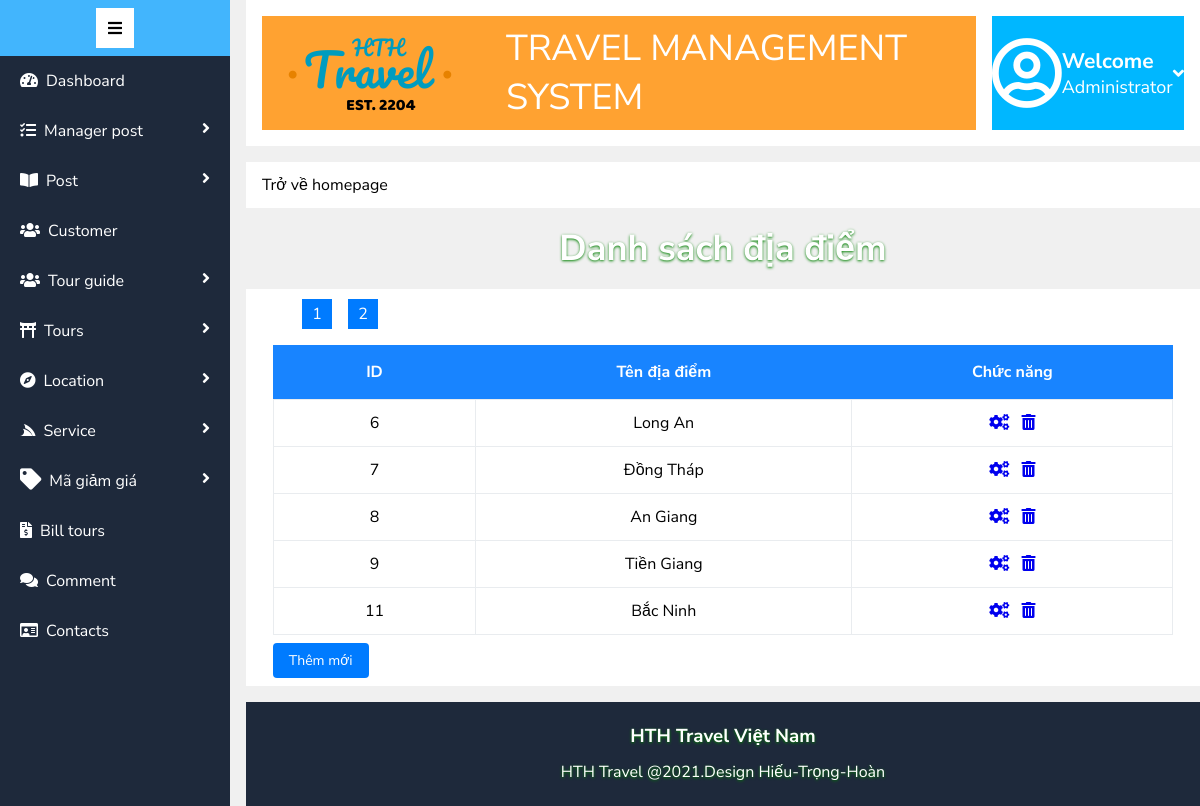
Page /admin/location/list_location.php on the committed database.
### tables this page shows
CREATE TABLE `location` (
  `id_location` int(11) NOT NULL COMMENT 'mã điạ danh',
  `name_location` varchar(255) NOT NULL COMMENT 'tên điạ danh',
  `description_location` varchar(2000) NOT NULL COMMENT 'mô tả\r\n',
  `img_location` varchar(255) NOT NULL
);

### admin/location/list_location.php (the view, shortened to what this page needs)
<!DOCTYPE html>
<html lang="en">
<head>
    <link rel="stylesheet" href="/duan1/asset/fonts/fontawesome-free-5.15.3-web/css/all.min.css">
    <link rel="stylesheet" href="/duan1/asset/css/css_admin/main.css">
</head>
<body>
    <div class="container">
        <div class="row">
            <div class="left">
                <?php require_once './../sidebar.php'; ?>
            </div>
            <div class="right">
                <?php require_once './../header.php'; ?>
                <div class="right-heading">
                    <h2>Danh sách địa điểm</h2>
                </div>
                <div class="right_body">
                    <table class="table">
                        <thead class="thead">
                            <tr>
                                <th>ID</th>
                                <th>Tên địa điểm</th>
                                <th>Chức năng</th>
                            </tr>
                        </thead>
                        <tbody class="tbody">
                            <?php
                            require_once './../connect_list.php';
                            $results_per_page = 5;
                            $query = "select *from location";
                            $result = mysqli_query($conn, $query);
                            $number_of_result = mysqli_num_rows($result);
                            $number_of_page = ceil($number_of_result / $results_per_page);
                            if (!isset($_GET['page'])) {
                                $page = 1;
                            } else {
                                $page = $_GET['page'];
                            }
                            $page_first_result = ($page - 1) * $results_per_page;
                            $query = "SELECT *FROM location LIMIT " . $page_first_result . ',' . $results_per_page;
                            $result = mysqli_query($conn, $query);
                            while ($row = mysqli_fetch_array($result)) { ?>
                                <tr>
                                    <td><?= $row['id_location']; ?></td>
                                    <td><?= $row['name_location']; ?></td>
                                    <td>
                                        <a href="/duan1/admin/location/update_location.php?id_location=<?= $row['id_location']; ?>"><i class="mr-8 fas fa-cogs"></i></a>
                                        <a href="/duan1/admin/location/delete_location.php?id_location=<?= $row['id_location']; ?>" onclick="return confirm('Bạn muốn xóa địa điểm này!');"><i class="fas fa-trash-alt"></i></a>
                                    </td>
                                </tr>
                            <?php } ?>
                            <div style="width: 100%; padding: 2px 40px 8px;">
                                <?php for ($page = 1; $page <= $number_of_page; $page++) {
                                    echo '<a style="text-decoration: none;
                                    width: 30px;
                                    text-align: center;
                                    line-height: 30px;
                                    display: inline-block;
                                    margin: 0px 8px;
                                    background-color: #007bff;
                                    color: white;" href = "list_location.php?page=' . $page . '">' . $page . ' </a>';
                                }
                                ?>
                            </div>
                        </tbody>
                    </table>
                    <div class="form_group-list">
                        <a href="/duan1/admin/location/add_location.php" class="btn">Thêm mới</a>
                    </div>
                </div>
                <?php require_once './../footer.php'; ?>
            </div>
        </div>
    </div>
</body>
</html>

### asset/css/css_admin/main.css (style rules this page uses)
* { margin: 0; padding: 0; }
.container { width: 100%; height: auto; margin: 0; padding: 0; background-color: rgb(240, 240, 240); }
.row { width: 100%; position: relative; display: flex; column-gap: 16px; }
.left { width: 230px; position: fixed; z-index: 10; top: 0; left: 0; bottom: 0; background-color: #1e293b; }
.right { width: calc(100% - 230px - 16px); min-height: 760px; display: flex; flex-direction: column; row-gap: 16px; position: relative; margin-left: 246px; }
.right-heading { color: white; text-align: center; font-size: 24px; text-shadow: 0px 1px 3px green; }
.right_body { width: 100%; padding: 8px; background-color: white; display: flex; flex-wrap: wrap; column-gap: 16px; box-sizing: border-box; }
.mr-8 { margin-right: 8px; }
.btn { padding: 8px 16px; border-radius: 4px; background-color: #007bff; border: none; color: white; cursor: pointer; display: inline-block; text-decoration: none; font-size: 14px; }
.form_group-list { width: 96%; margin: 8px auto 0px; }
.table { width: 96%; margin: 0 auto; margin-top: 8px; }
.thead { background-color: grey; }
th { padding: 16px 0px; background-color: rgb(24, 132, 255); color: white; }
.tbody { background-color: antiquewhite; text-align: center; }
td { padding: 12px 0px; min-width: 50px; }
td { border: 1px solid #e9ecef; }
table { border-collapse: collapse; width: 100%; }
table tr:nth-child(odd) { background-color: #fff; }
table tr:nth-child(even) { background-color: white; }

### admin/sidebar.php (style rules this page uses)
body { font-family: 'Nunito Sans', sans-serif; }

### admin/header.php (style rules this page uses)
body { font-family: 'Nunito Sans', sans-serif; }

### rows in the picture
location: id_location "6", name_location "Long An"
location: id_location "7", name_location "Đồng Tháp"
location: id_location "8", name_location "An Giang"
location: id_location "9", name_location "Tiền Giang"
location: id_location "11", name_location "Bắc Ninh"
